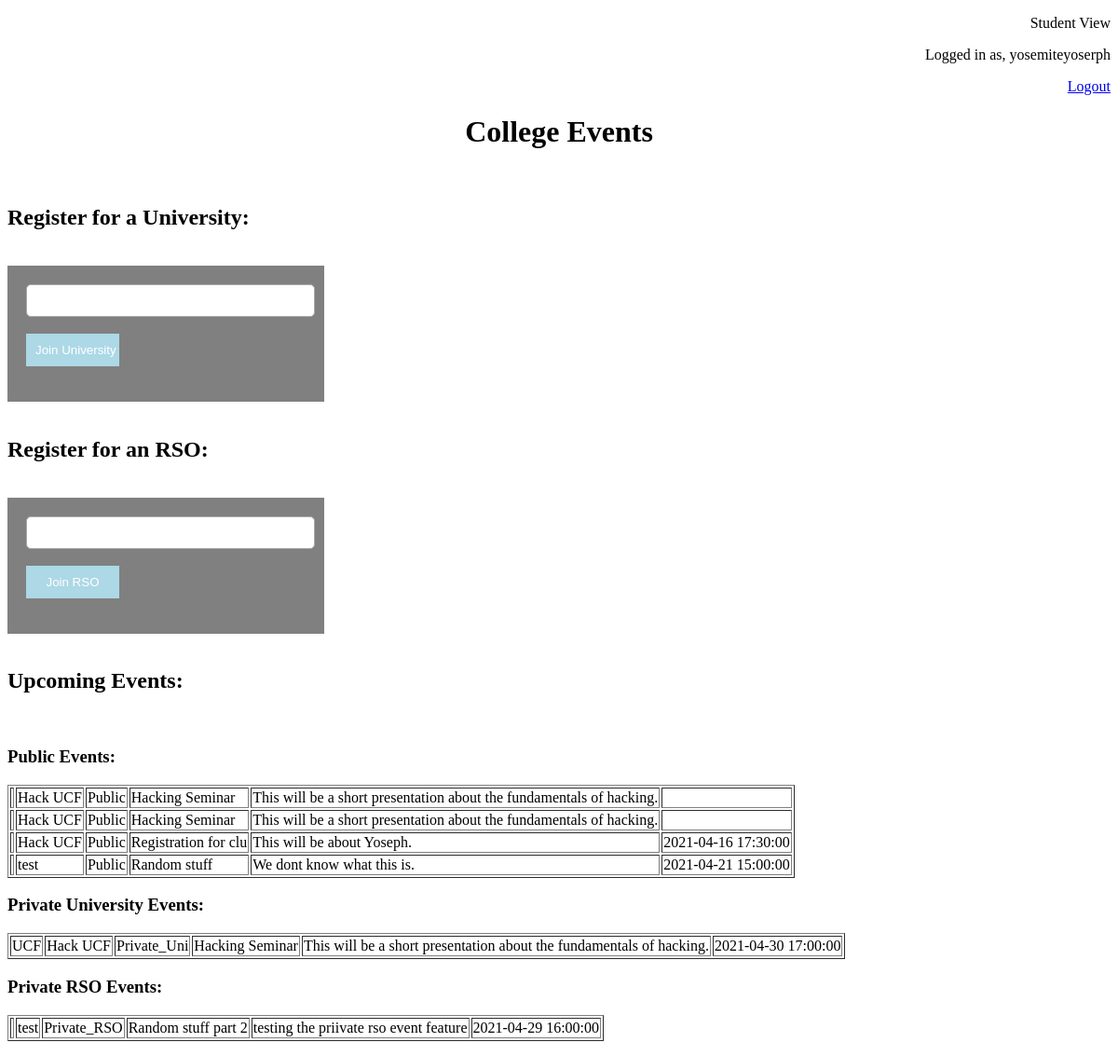
The page /PHP-Files/index.php (signed in) on the database its author committed.
### tables this page shows
CREATE TABLE `students` (
  `student_id` int(11) NOT NULL,
  `student_name` varchar(20) NOT NULL,
  `student_username` varchar(20) NOT NULL,
  `student_password` varchar(20) NOT NULL,
  `rso_name` varchar(30) NOT NULL,
  `rso_id` int(11) NOT NULL,
  `university_name` varchar(30) NOT NULL
);

CREATE TABLE `events` (
  `event_id` int(11) NOT NULL,
  `location_id` int(11) NOT NULL,
  `event_name` varchar(20) NOT NULL,
  `start_date_time` datetime DEFAULT NULL,
  `event_description` text NOT NULL,
  `event_type` set('Public','Private_Uni','Private_RSO','') NOT NULL,
  `rso_name` varchar(30) NOT NULL,
  `university_name` varchar(30) NOT NULL
);

### PHP-Files/functions.php (called while the page is built, shortened)
<?php
function check_login($con)
{
	if(isset($_SESSION['student_id']))
	{
		$id = $_SESSION['student_id'];
		$query = "select * from students where student_id = '$id' limit 1";
		$result = mysqli_query($con,$query);
		if($result && mysqli_num_rows($result) > 0)
		{
			$user_data = mysqli_fetch_assoc($result);
			return $user_data;
		}
	}else if(isset($_SESSION['rso_id']))
	{
		$id = $_SESSION['rso_id'];
		$query = "select * from admin where rso_id = '$id' limit 1";
		$result = mysqli_query($con,$query);
		if($result && mysqli_num_rows($result) > 0)
		{
			$user_data = mysqli_fetch_assoc($result);
			return $user_data;
		}
	}else if(isset($_SESSION['super_admin_id']))
	{
		$id = $_SESSION['super_admin_id'];
		$query = "select * from new_super_admin where super_admin_id = '$id' limit 1";
		$result = mysqli_query($con,$query);
		if($result && mysqli_num_rows($result) > 0)
		{
			$user_data = mysqli_fetch_assoc($result);
			return $user_data;
		}
	}
	die;
}
function load_events($con)
{
	$query = "select * from events";
	$result = mysqli_query($con,$query);
	return $result;
}

### PHP-Files/index.php (the view, shortened to what this page needs)
<?php
	include("connection.php");
	include("functions.php");
	$user_data = check_login($con);
	$event_data = load_events($con);
?>
<!DOCTYPE html>
<html>
<head>
</head>
<body>
	<div style="text-align:right">
	<p>Student View</p>
	<p>Logged in as, <?php echo $user_data['student_username']; ?></p>
	<a href="logout.php">Logout</a>
	</div>
	<h1 style="text-align:center">College Events</h1><br>
	<h2>Register for a University:</h2><br>
	<div id="box">
		<form method="post">
			<input id="text" type="text" name="university_name"><br><br>
			<input id="button" type="submit" name="joinUni" value="Join University"><br><br>
		</form>
	</div>
	<br>
	<h2>Register for an RSO:</h2><br>
	<div id="box">
		<form method="post">
			<input id="text" type="text" name="rso_name"><br><br>
			<input id="button" type="submit" name="joinRSO" value="Join RSO"><br><br>
		</form>
	</div>
	<br>
	<h2>Upcoming Events:</h2><br>
	<h3>Public Events:</h3>
	<p><?php
	echo "<table border ='1px'>";
	while($event = mysqli_fetch_array($event_data))
	{
		if($event['event_type'] == 'Public')
		{
			echo "<tr>";
			echo "<td> {$event['university_name']} </td>";
			echo "<td> {$event['rso_name']} </td>";
			echo "<td> {$event['event_type']} </td>";
			echo "<td> {$event['event_name']} </td>";
			echo "<td> {$event['event_description']} </td>";
			echo "<td> {$event['start_date_time']} </td>";
			echo "</tr>";
		}
	}
	echo "</table>"; ?></p>
	<h3>Private University Events:</h3>
	<p><?php echo "<table border ='1px'>";
	$event_data = load_events($con);
	while($event = mysqli_fetch_array($event_data))
	{
		if($event['event_type'] == 'Private_Uni')
		{
			if($event['university_name'] == $user_data['university_name'])
			{
				echo "<tr>";
				echo "<td> {$event['university_name']} </td>";
				echo "<td> {$event['rso_name']} </td>";
				echo "<td> {$event['event_type']} </td>";
				echo "<td> {$event['event_name']} </td>";
				echo "<td> {$event['event_description']} </td>";
				echo "<td> {$event['start_date_time']} </td>";
				echo "</tr>";
			}
		}
	}
	echo "</table>"; ?></p>
	<h3>Private RSO Events:</h3>
	<p><?php echo "<table border ='1px'>";
	$event_data = load_events($con);
	while($event = mysqli_fetch_array($event_data))
	{
		if($event['event_type'] == 'Private_RSO')
		{
			if($event['rso_name'] == $user_data['rso_name'])
			{
				echo "<tr>";
				echo "<td> {$event['university_name']} </td>";
				echo "<td> {$event['rso_name']} </td>";
				echo "<td> {$event['event_type']} </td>";
				echo "<td> {$event['event_name']} </td>";
				echo "<td> {$event['event_description']} </td>";
				echo "<td> {$event['start_date_time']} </td>";
				echo "</tr>";
			}
		}
	}
	echo "</table>"; ?></p>
</body>
</html>

### PHP-Files/index.php (style rules this page uses)
#text { height: 25px; border-radius: 5px; padding: 4px; border: solid thin #aaa; width: 100%; }
#button { padding: 10px; width: 100px; color: white; background-color: lightblue; border: none; }
#box { background-color: grey; margin: left; width: 300px; padding: 20px; }

### rows shown on the page
students: student_username "yosemiteyoserph"
events: rso_name "Hack UCF", event_type "Public", event_name "Hacking Seminar", event_description "This will be a short presentation about the fundamentals of hacking."
events: rso_name "Hack UCF", event_type "Public", event_name "Hacking Seminar", event_description "This will be a short presentation about the fundamentals of hacking."
events: rso_name "Hack UCF", event_type "Public", event_name "Registration for clu", event_description "This will be about Yoseph.", start_date_time "2021-04-16 17:30:00"
events: rso_name "test", event_type "Public", event_name "Random stuff", event_description "We dont know what this is.", start_date_time "2021-04-21 15:00:00"
events: university_name "UCF", rso_name "Hack UCF", event_type "Private_Uni", event_name "Hacking Seminar", event_description "This will be a short presentation about the fundamentals of hacking.", start_date_time "2021-04-30 17:00:00"
events: rso_name "test", event_type "Private_RSO", event_name "Random stuff part 2", event_description "testing the priivate rso event feature", start_date_time "2021-04-29 16:00:00"
